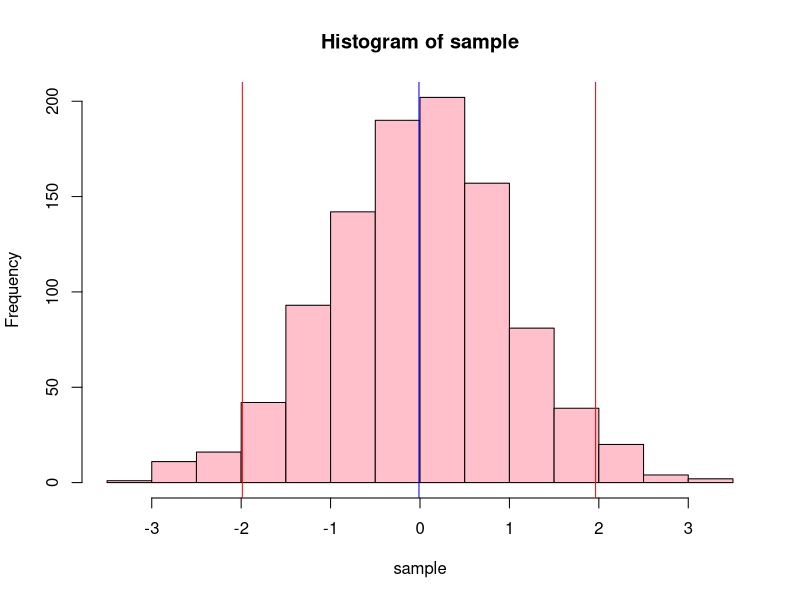

The R source for this figure:
## ---- chunk 1
knitr::opts_chunk$set(echo = TRUE)
## ---- chunk 2
n <- 1000
sample <- rnorm(n)
sample_mean <- mean(sample)
## ---- chunk 3
sample_variance <- mean((sample - sample_mean)^2)
shortcut_variance <- mean((sample^2)) - mean(sample)^2
var_variance <- var(sample)
## ---- chunk 4
# Finding standard deviation
sample_sd <- sd(sample)

# Finding confidence interval
lower <- sample_mean - 1.96 * sample_sd
upper <- sample_mean + 1.96 * sample_sd
conf_interval <- ((length(sample[sample > upper]) + length(sample[sample < lower])) / n)
## ---- chunk 5
hist(sample, col = "pink")
abline(v = sample_mean, col = "blue")
abline(v = lower, col = "red")
abline(v = upper, col = "red")
## ---- chunk 6
n <- 3
m <- 1000

# Find means of m samples of n
means <- sapply(replicate(m, sapply(n, rnorm, simplify = FALSE)), mean)
variance <- var(means) # variance of means

# What happens if we make sample size larger?
new_n <- n * 100
new_means <- sapply(replicate(m, sapply(new_n, rnorm, simplify = FALSE)), mean)
new_variance <- var(new_means)
# The variance is much smaller!
## ---- chunk 7
# How much smaller will standard deviation be if the sample is 10x larger?
first_sd <- sd(means)

second_n <- n * 10
second_means <- sapply(replicate(m, sapply(second_n, rnorm, simplify = FALSE)), mean)
second_sd <- sd(second_means)

difference <- round(first_sd / second_sd, 2)
# The new standard deviation will be around 3x smaller than the first standard deviation
